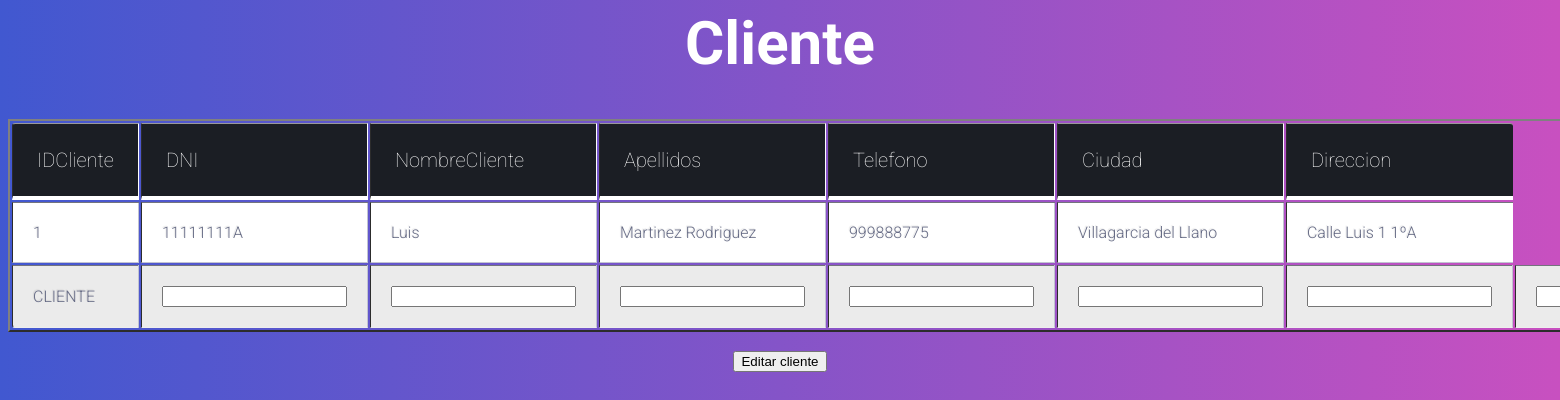
Page /gestor/clientes/editarcliente.php?p=1 on the committed database.
### tables this page shows
CREATE TABLE `cliente` (
  `IDCliente` int(10) NOT NULL,
  `DNI` varchar(9) NOT NULL,
  `Email` varchar(30) NOT NULL,
  `Contraseña` varchar(30) NOT NULL,
  `NombreCliente` varchar(50) NOT NULL,
  `Apellidos` varchar(100) NOT NULL,
  `Telefono` varchar(12) NOT NULL,
  `Ciudad` varchar(30) NOT NULL,
  `Direccion` varchar(100) NOT NULL
);

### gestor/clientes/editarcliente.php (the view, shortened to what this page needs)
<?php
require '../../servicios/_conexion.php';
$p =  $_GET["p"];
$sql = "SELECT * FROM cliente WHERE (IDCliente = $p)";
$resultado = $conexion->query($sql);
echo "<center><h1>Cliente</h1>";
echo "<form action='editarclientepost.php' method='POST'>";
echo '  <link rel="stylesheet" type="text/css" href="../../css/gestoradmin.css">';
echo "<center><table border=2><tr><th>IDCliente</th> <th>DNI</th><th>NombreCliente</th><th>Apellidos</th><th>Telefono</th><th>Ciudad</th><th>Direccion</th></tr>";
while ($registro = $resultado->fetch_assoc()) {
    echo "<tr>";
    echo "<td>" . $registro['IDCliente'] . "</td>";
    echo "<td>" . $registro['DNI'] . "</td>";
    echo "<td>" . $registro['NombreCliente'] . "</td>";
    echo "<td>" . $registro['Apellidos'] . "</td>";
    echo "<td>" . $registro['Telefono'] . "</td>";
    echo "<td>" . $registro['Ciudad'] . "</td>";
    echo "<td>" . $registro['Direccion'] . "</td>";
    echo "</tr>";
};
echo "<tr>";
echo '<td>CLIENTE</td>';
echo '<td><input type="text" name="IDCliente" class="form-input" required/></td>';
echo '<td><input type="text" name="DNI" class="form-input" required/></td>';
echo '<td><input type="text" name="NombreCliente" class="form-input" required/></td>';
echo '<td><input type="float" name="Apellidos" class="form-input" required/></td>';
echo '<td><input type="float" name="Telefono" class="form-input" required/></td>';
echo '<td><input type="int" name="Ciudad" class="form-input" required/></td>';
echo '<td><input type="text" name="Direccion" class="form-input" required/></td>';
echo "</tr>";
echo "</table>";
echo "<br>";
echo '<center> <input class="form-btn" name="submit" class="aaaaboton" type="submit" value="Editar cliente" /></center>';
echo '</form>';
echo "<br>";

### css/gestoradmin.css (style rules this page uses)
h1 { color: #ffffff; font-family: "Roboto", helvetica, arial, sans-serif; font-size: 60px; }
th { color: #ffffff; ; background: #1b1e24; border-bottom: 4px solid #ffffff; border-right: 1px solid #ffffff; font-size: 20px; font-weight: 100; padding: 24px; text-align: left; text-shadow: 0 1px 1px rgba(0, 0, 0, 0.1); vertical-align: middle; }
th:first-child { border-top-left-radius: 3px; }
th:last-child { border-top-right-radius: 3px; border-right: none; }
table { width: auto; height: auto; }
tr { border-top: 1px solid #C1C3D1; border-bottom: 1px solid #C1C3D1; color: #666B85; font-size: 16px; font-weight: normal; text-shadow: 0 1px 1px rgba(256, 256, 256, 0.1); }
tr:first-child { border-top: none; }
tr:last-child { border-bottom: none; }
tr:nth-child(odd) td { background: #EBEBEB; }
tr:last-child td:first-child { border-bottom-left-radius: 3px; }
tr:last-child td:last-child { border-bottom-right-radius: 3px; }
td { font-weight: 300px; background: #FFFFFF; padding: 20px; text-align: left; vertical-align: middle; font-weight: 300; font-size: 16px; text-shadow: -1px -1px 1px rgba(0, 0, 0, 0.1); border-right: 1px solid #C1C3D1; }
td:last-child { border-right: 0px; }

### rows in the picture
cliente: IDCliente "1", DNI "11111111A", NombreCliente "Luis", Apellidos "Martinez Rodriguez", Telefono "999888775", Ciudad "Villagarcia del Llano", Direccion "Calle Luis 1 1ºA"
